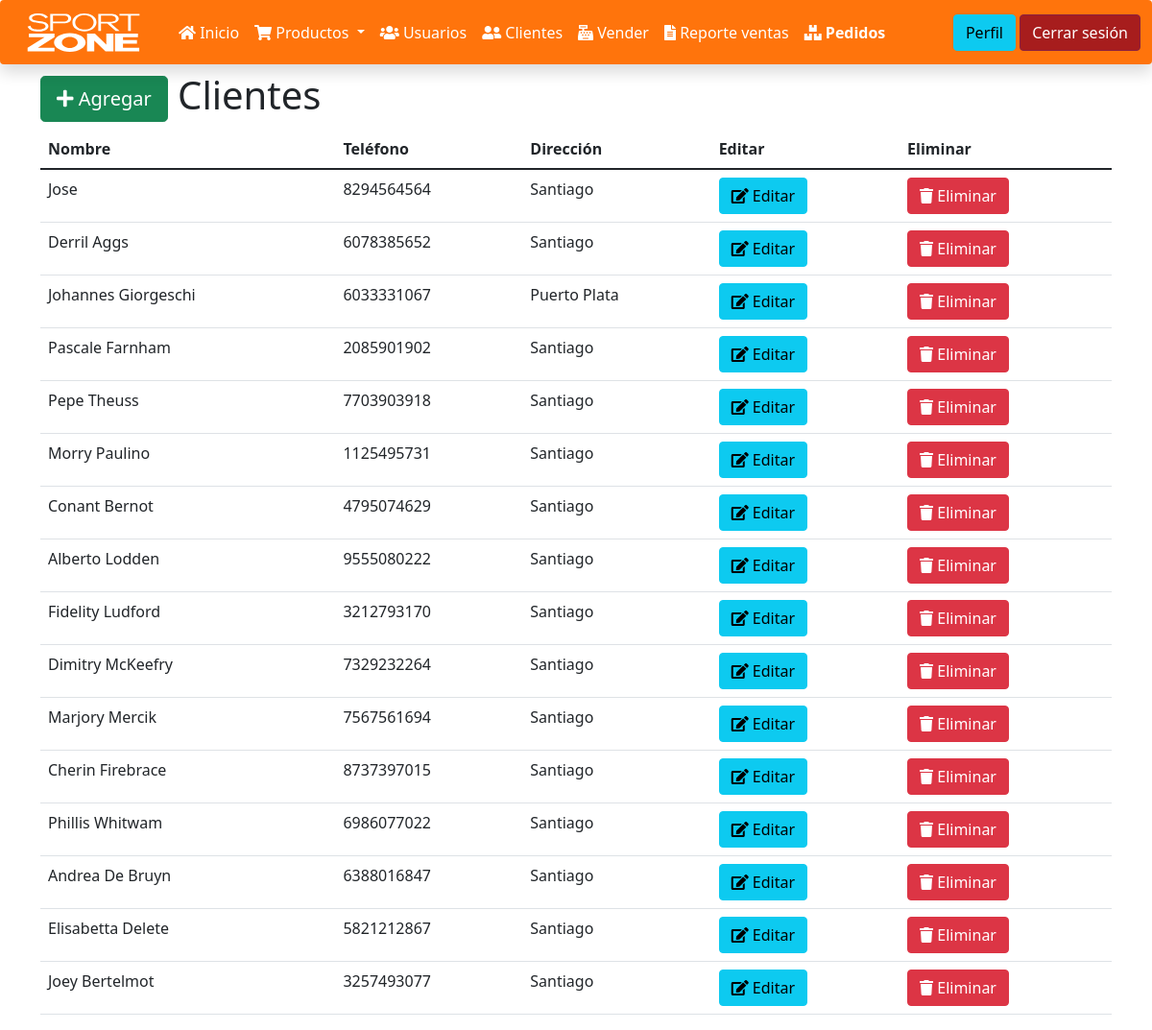
/clientes.php (signed in), run on the app's committed database.
### tables this page shows
CREATE TABLE `clientes` (
  `id` bigint(20) UNSIGNED NOT NULL,
  `nombre` varchar(60) NOT NULL,
  `telefono` varchar(25) NOT NULL,
  `direccion` varchar(255) NOT NULL
);

### funciones.php (called while the page is built, shortened)
<?php
function obtenerClientes(){
    $sentencia = "SELECT * FROM clientes";
    return select($sentencia);
}
function select($sentencia, $parametros = []){
    $bd = conectarBaseDatos();
    $respuesta = $bd->prepare($sentencia);
    $respuesta->execute($parametros);
    return $respuesta->fetchAll();
}
function conectarBaseDatos() {
	$host = "localhost";
	$db   = "ventas_php";
	$user = "root";
	$pass = "";
	$charset = 'utf8mb4';
	$options = [
	    \PDO::ATTR_ERRMODE            => \PDO::ERRMODE_EXCEPTION,
	    \PDO::ATTR_DEFAULT_FETCH_MODE => \PDO::FETCH_OBJ,
	    \PDO::ATTR_EMULATE_PREPARES   => false,
	];
	$dsn = "mysql:host=$host;dbname=$db;charset=$charset";
	try {
	     $pdo = new \PDO($dsn, $user, $pass, $options);
	     return $pdo;
	} catch (\PDOException $e) {
	     throw new \PDOException($e->getMessage(), (int)$e->getCode());
	}
}

### clientes.php (the view, shortened to what this page needs)
<?php
include_once "encabezado.php";
include_once "navbar.php";
include_once "funciones.php";
$clientes = obtenerClientes();
?>
<div class="container">
    <h1>
        <a class="btn btn-success btn-lg" href="agregar_cliente.php">
            <i class="fa fa-plus"></i>
            Agregar
        </a>
        Clientes
    </h1>
    <table class="table">
        <thead>
            <tr>
                <th>Nombre</th>
                <th>Teléfono</th>
                <th>Dirección</th>
                <th>Editar</th>
                <th>Eliminar</th>
            </tr>
        </thead>
        <tbody>
            <?php
            foreach($clientes as $cliente){
            ?>
                <tr>
                    <td><?php echo $cliente->nombre; ?></td>
                    <td><?php echo $cliente->telefono; ?></td>
                    <td><?php echo $cliente->direccion; ?></td>
                    <td>
                        <a class="btn btn-info" href="editar_cliente.php?id=<?php echo $cliente->id;?>">
                            <i class="fa fa-edit"></i>
                            Editar
                        </a>
                    </td>
                    <td>
                        <a class="btn btn-danger" href="eliminar_cliente.php?id=<?php echo $cliente->id;?>">
                            <i class="fa fa-trash"></i>
                            Eliminar
                        </a>
                    </td>
                </tr>
            <?php } ?>
        </tbody>
    </table>
</div>

### data on the page
clientes: nombre "Jose", telefono "8294564564", direccion "Santiago"
clientes: nombre "Derril Aggs", telefono "6078385652", direccion "Santiago"
clientes: nombre "Johannes Giorgeschi", telefono "6033331067", direccion "Puerto Plata"
clientes: nombre "Pascale Farnham", telefono "2085901902", direccion "Santiago"
clientes: nombre "Pepe Theuss", telefono "7703903918", direccion "Santiago"
clientes: nombre "Morry Paulino", telefono "1125495731", direccion "Santiago"
clientes: nombre "Conant Bernot", telefono "4795074629", direccion "Santiago"
clientes: nombre "Alberto Lodden", telefono "9555080222", direccion "Santiago"
clientes: nombre "Fidelity Ludford", telefono "3212793170", direccion "Santiago"
clientes: nombre "Dimitry McKeefry", telefono "7329232264", direccion "Santiago"
clientes: nombre "Marjory Mercik", telefono "7567561694", direccion "Santiago"
clientes: nombre "Cherin Firebrace", telefono "8737397015", direccion "Santiago"
clientes: nombre "Phillis Whitwam", telefono "6986077022", direccion "Santiago"
clientes: nombre "Andrea De Bruyn", telefono "6388016847", direccion "Santiago"
clientes: nombre "Elisabetta Delete", telefono "5821212867", direccion "Santiago"
clientes: nombre "Joey Bertelmot", telefono "3257493077", direccion "Santiago"
